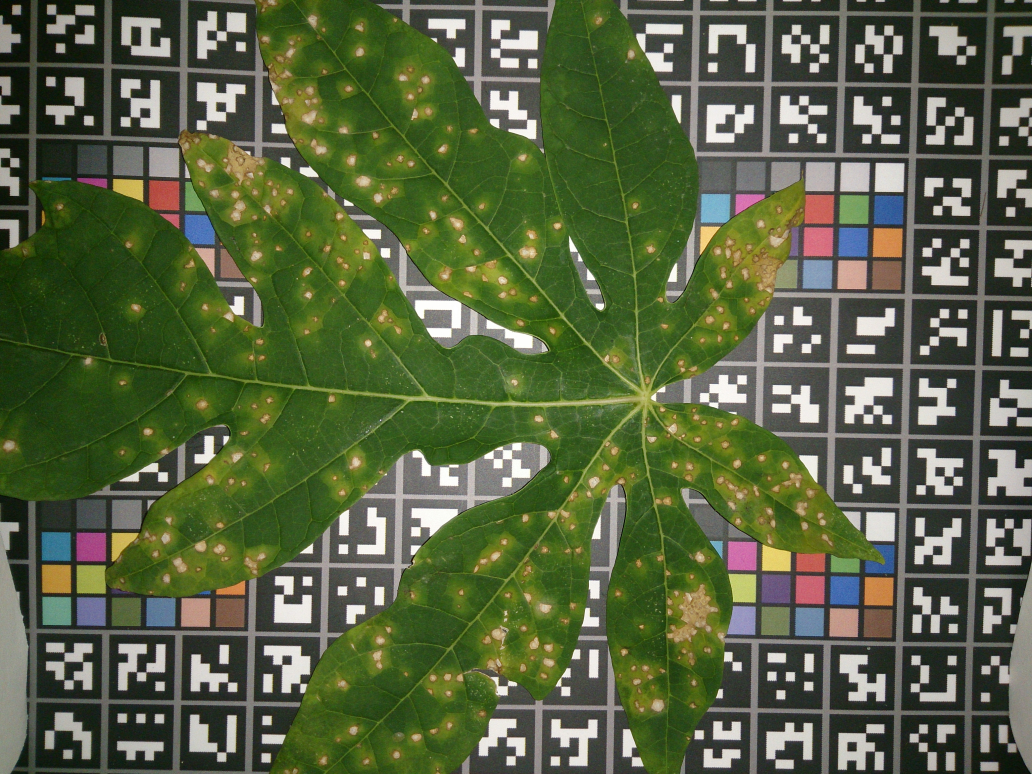
#> input picture estracao-informacao-imagens/img/entrada/folha-de-mamao.jpg, 4128 x 3096 px (shown at 1/4 size)
$ python estracao-de-fundo-cv-exemplo-1.py
#> lines starting #> are read from the running program, lines starting #| are printed output that depends on the picture
import numpy as np
import cv2
from matplotlib import pyplot as plt
#--------------------------------------------------redimencionando a imagem---------------------------------------------------

img = cv2.imread('img/entrada/folha-de-mamao.jpg')
#> img is the input picture: shape (3096, 4128, 3); mean B, G, R 65.9, 99.3, 87.7
largura = img.shape[1]
#> largura = 4128
altura = img.shape[0]
#> altura = 3096
proporcao = float(altura/largura)
#> proporcao = 0.75
largura_nova = 640 #em pixels
altura_nova = int(largura_nova*proporcao)
#> altura_nova = 480
17
tamanho_novo = (largura_nova, altura_nova)
#> tamanho_novo = (640, 480)
img_redimensionada = cv2.resize(img,tamanho_novo, interpolation = cv2.INTER_AREA)
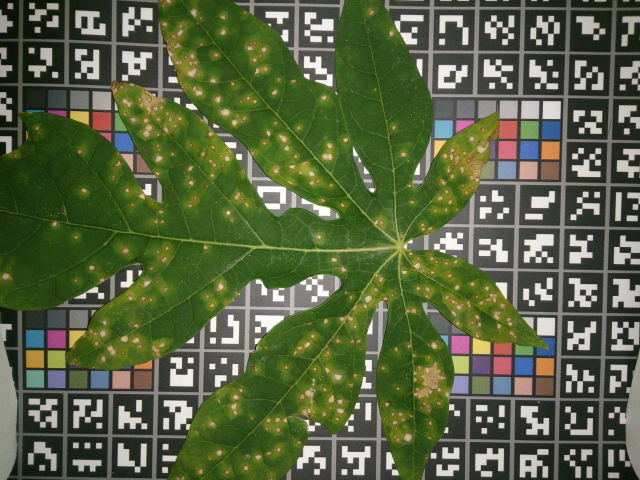
#> img_redimensionada: shape (480, 640, 3); mean B, G, R 65.9, 99.3, 87.7

#--------------------------------------------------retirando plano de fundo sem tratamento---------------------------------------------------

img = img_redimensionada
img2 = img_redimensionada
mask = np.zeros(img.shape[:2],np.uint8)

bgdModel = np.zeros((1,65),np.float64)
fgdModel = np.zeros((1,65),np.float64)

rect = (50,50,450,290)
cv2.grabCut(img,mask,rect,bgdModel,fgdModel,5,cv2.GC_INIT_WITH_RECT)

mask2 = np.where((mask==2)|(mask==0),0,1).astype('uint8')
img = img*mask2[:,:,np.newaxis]
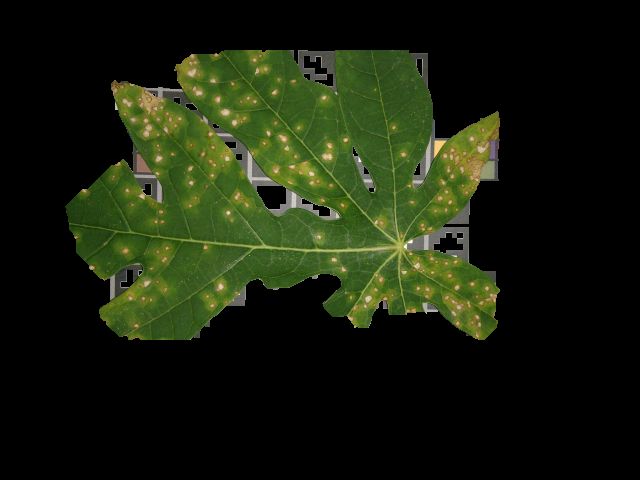
#> img: shape (480, 640, 3); mean B, G, R 12.5, 31.1, 23.9


cv2.imshow("imagem alterada", img)
cv2.imshow("imagem original", img2)
cv2.waitKey(0)

$ run again, with estracao-informacao-imagens/img/entrada/bananeira-vista-de-cima0.jpg copied over estracao-informacao-imagens/img/entrada/folha-de-mamao.jpg
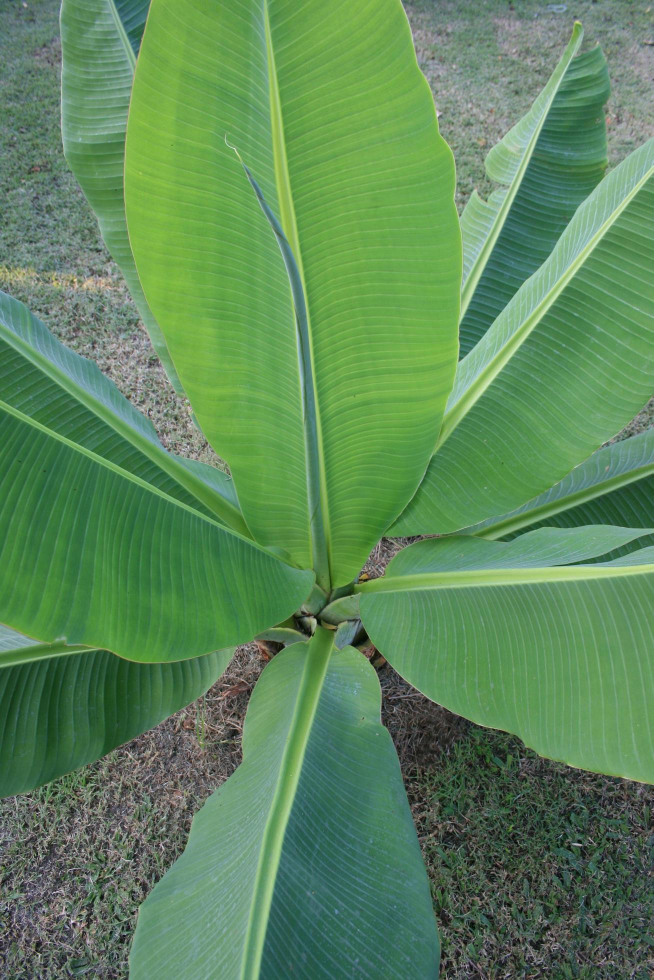
#> input picture estracao-informacao-imagens/img/entrada/bananeira-vista-de-cima0.jpg, 1307 x 1960 px (shown at 1/2 size)
#> img is the input picture: shape (1960, 1307, 3); mean B, G, R 90.2, 135.2, 92.8
#> `img_redimensionada = cv2.resize(img,tamanho_novo, interpolation = cv2...`:
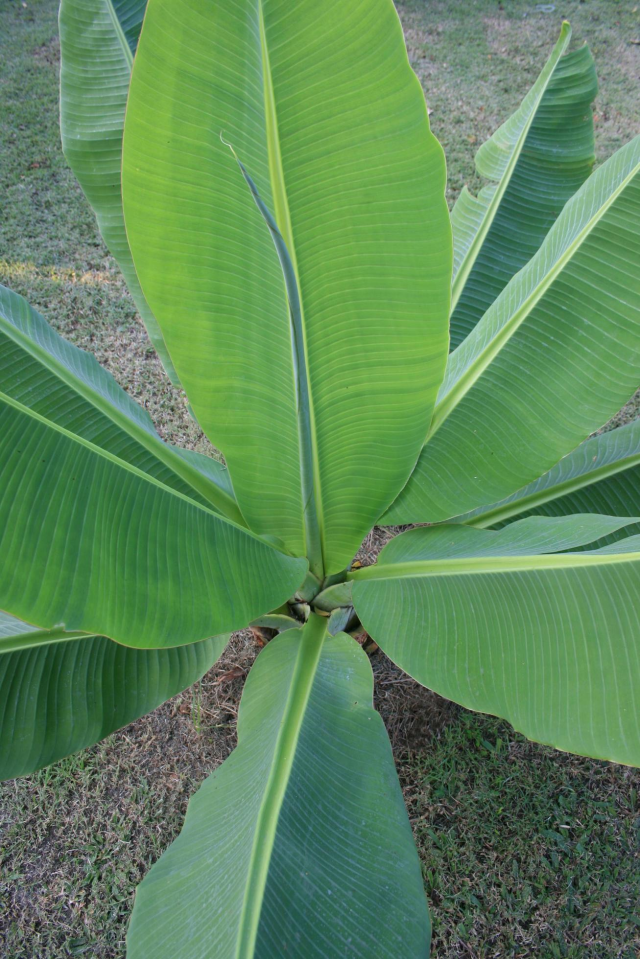
#> img_redimensionada: shape (959, 640, 3); mean B, G, R 90.2, 135.2, 92.8
#> `img = img*mask2[:,:,np.newaxis]`:
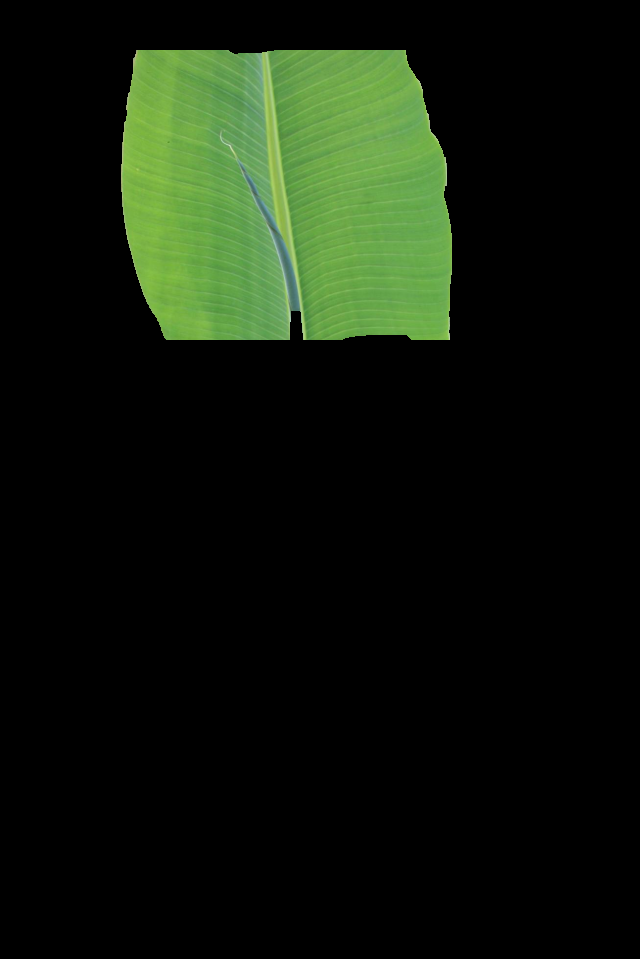
#> img: shape (959, 640, 3); mean B, G, R 11.3, 24.5, 16
